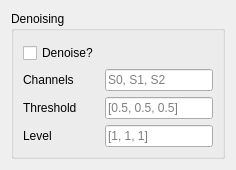
                <widget class="QWidget" name="preprocessing">
                 <attribute name="title">
                  <string>Pre-Processing</string>
                 </attribute>
                 <layout class="QVBoxLayout" name="verticalLayout">
                  <item alignment="Qt::AlignTop">
                   <widget class="QGroupBox" name="denoising">
                    <property name="sizePolicy">
                     <sizepolicy hsizetype="Preferred" vsizetype="Fixed">
                      <horstretch>0</horstretch>
                      <verstretch>0</verstretch>
                     </sizepolicy>
                    </property>
                    <property name="maximumSize">
                     <size>
                      <width>16777215</width>
                      <height>16777188</height>
                     </size>
                    </property>
                    <property name="title">
                     <string>Denoising</string>
                    </property>
                    <property name="alignment">
                     <set>Qt::AlignLeading|Qt::AlignLeft|Qt::AlignTop</set>
                    </property>
                    <layout class="QGridLayout" name="gridLayout_25">
                     <property name="topMargin">
                      <number>12</number>
                     </property>
                     <property name="verticalSpacing">
                      <number>6</number>
                     </property>
                     <item row="3" column="0">
                      <widget class="QLabel" name="label_preproc_denoise_level">
                       <property name="text">
                        <string>Level</string>
                       </property>
                      </widget>
                     </item>
                     <item row="2" column="0">
                      <widget class="QLabel" name="label_preproc_denoise_threshold">
                       <property name="text">
                        <string>Threshold</string>
                       </property>
                      </widget>
                     </item>
                     <item row="2" column="1">
                      <widget class="QLineEdit" name="le_preproc_denoise_threshold">
                       <property name="focusPolicy">
                        <enum>Qt::StrongFocus</enum>
                       </property>
                       <property name="text">
                        <string/>
                       </property>
                       <property name="placeholderText">
                        <string>[0.5, 0.5, 0.5]</string>
                       </property>
                      </widget>
                     </item>
                     <item row="3" column="1">
                      <widget class="QLineEdit" name="le_preproc_denoise_level">
                       <property name="focusPolicy">
                        <enum>Qt::StrongFocus</enum>
                       </property>
                       <property name="placeholderText">
                        <string>[1, 1, 1]</string>
                       </property>
                      </widget>
                     </item>
                     <item row="1" column="1">
                      <widget class="QLineEdit" name="le_preproc_denoise_channels">
                       <property name="focusPolicy">
                        <enum>Qt::StrongFocus</enum>
                       </property>
                       <property name="placeholderText">
                        <string>S0, S1, S2</string>
                       </property>
                      </widget>
                     </item>
                     <item row="0" column="0">
                      <widget class="QCheckBox" name="chb_preproc_denoise_use">
                       <property name="autoFillBackground">
                        <bool>false</bool>
                       </property>
                       <property name="text">
                        <string>Denoise?</string>
                       </property>
                       <property name="tristate">
                        <bool>false</bool>
                       </property>
                      </widget>
                     </item>
                     <item row="1" column="0">
                      <widget class="QLabel" name="label_preproc_denoise_channels">
                       <property name="text">
                        <string>Channels</string>
                       </property>
                      </widget>
                     </item>
                    </layout>
                   </widget>
                  </item>
                 </layout>
                </widget>
